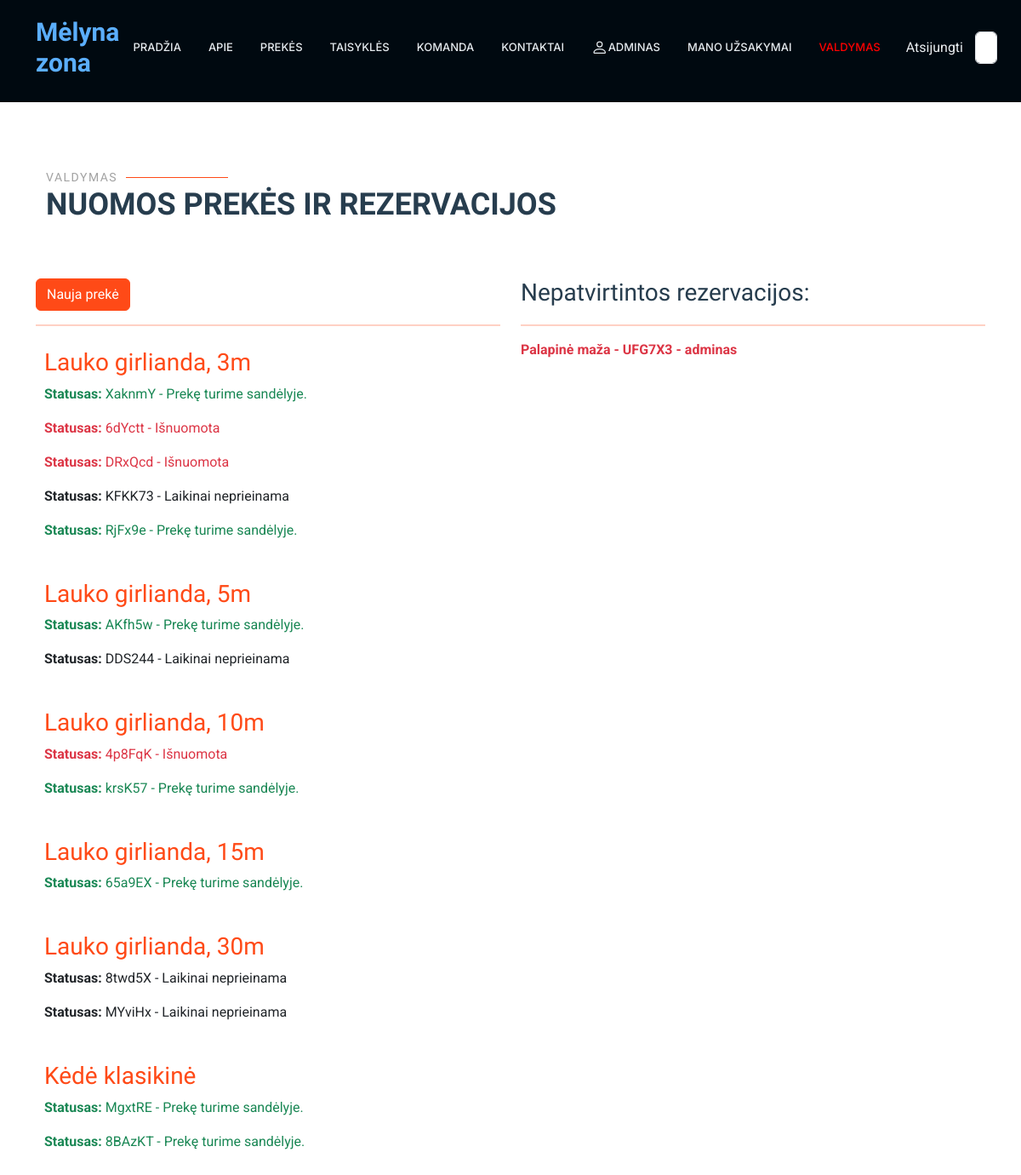
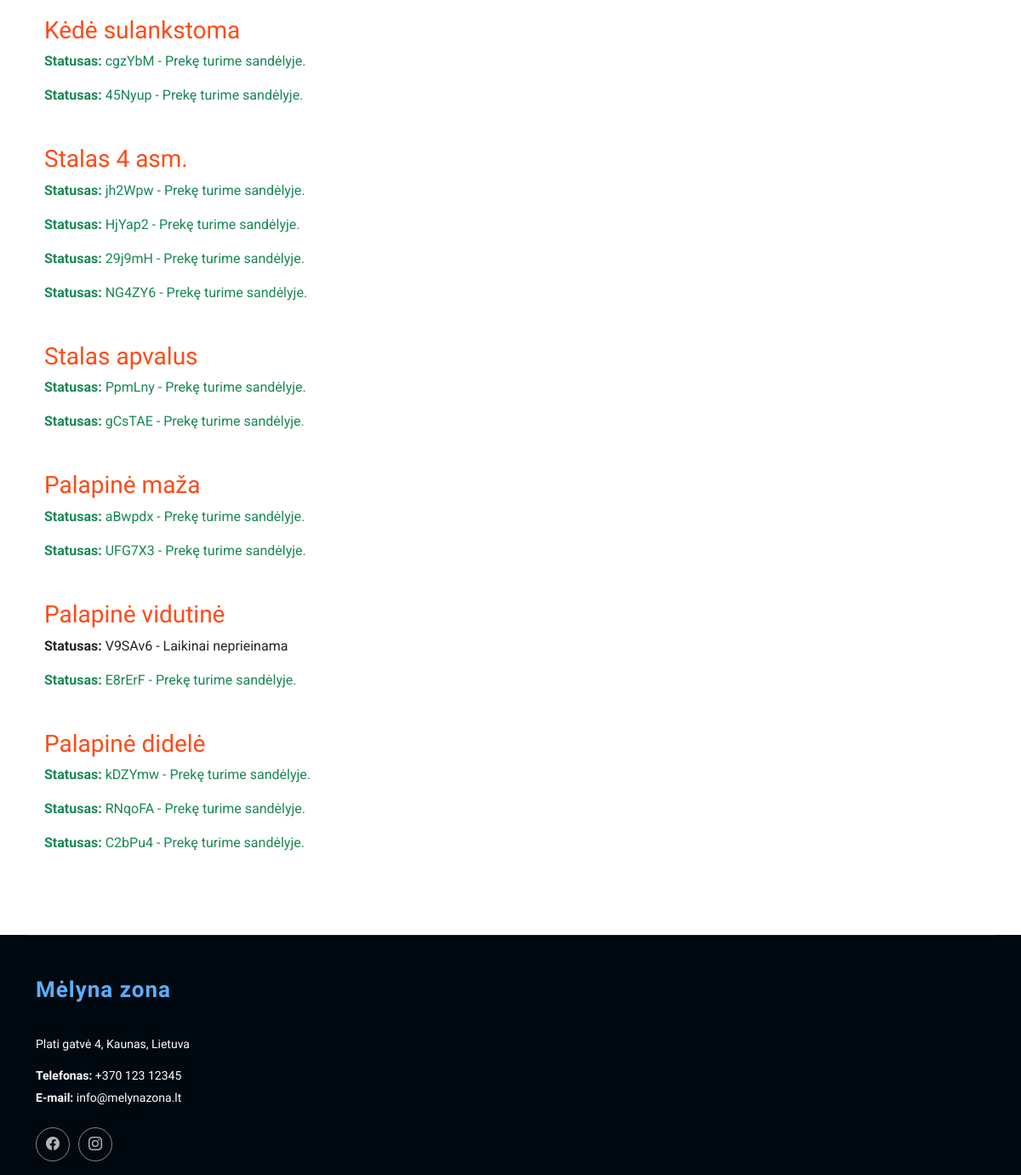
/rent/statuses/ (signed in), run on the app's committed database (2 pictures, top to bottom).
### rent/models.py (models this page shows, shortened)
class Product(models.Model):
    name = models.CharField(verbose_name="Pavadinimas", max_length=100)
    price = models.IntegerField(verbose_name="Kaina", null=True, blank=True, help_text="Paros nuomos kaina")
    description = HTMLField(verbose_name="Aprašymas", max_length=1000, help_text='Trumpas produkto aprašymas', null=True, blank=True, default="")
    inv_no = models.CharField(verbose_name="Invenorizacijos numeris", max_length=100, null=True, blank=True, unique=True,
                              help_text="Veskite invenorizacijos numerį")
    quantity = models.IntegerField(verbose_name="Kiekis", null=True, blank=True, help_text="Kiekis")
    group = models. ForeignKey(to="Group", on_delete=models.SET_NULL, null=True, blank=True, verbose_name="Produktų grupės", help_text="Parinkite kokia grupei priklauso produktas")
    cover = models.ImageField(verbose_name="Paveikslėlis", upload_to='covers', null=True, blank=True)
    class Meta:
        verbose_name = "Prouktas"
        verbose_name_plural = "Produktai"
        ordering = ['inv_no']

class Status(models.Model):
    uuid = ShortUUIDField(help_text='Unikalus ID vienodams produktams')
    product = models.ForeignKey(to="Product", null=True, blank=True, on_delete=models.CASCADE, verbose_name="Produktas", related_name="product_status")
    customer = models.ForeignKey(to=User, null=True, blank=True, on_delete=models.SET_NULL, verbose_name="Klientas")
    reservations = models.ForeignKey(to="Reservation", on_delete=models.SET_NULL, null=True, blank=True, related_name="status_reservations")
    created_at = models.DateTimeField(auto_now_add=True, null=True, blank=True, verbose_name="Sukurta")
    LOAN_STATUS = (
        ('n', 'Laikinai neprieinama'),
        ('i', 'Išnuomota'),
        ('g', 'Prekę turime sandėlyje.'),
        ('r', 'Rezervuota'),
    )
    condition = models.CharField(max_length=1, choices=LOAN_STATUS, blank=True, default="a", verbose_name="Būsena")
    class Meta:
        ordering = ['due_date']
        verbose_name = "Produkto būsena"
        verbose_name_plural = "Produktų būsenos"
        ordering = ['-pk']
    def __str__(self):
        return f"{str(self.uuid)[:6]} - {self.get_condition_display()}"

class Reservation(models.Model):
    status = models.ForeignKey(Status, on_delete=models.CASCADE, related_name='reservations_status',null=True, blank=True)
    start_date = models.DateField(verbose_name="Nuomos pradžios data", null=True, blank=True)
    end_date = models.DateField(verbose_name="Nuomos pabaigos datas", null=True, blank=True)
    customer = models.ForeignKey(User, on_delete=models.SET_NULL, null=True, blank=True, verbose_name="Klientas")
    is_approved = models.BooleanField(default=False, verbose_name="Ar patvirtinta", null=True, blank=True)
    approval_date = models.DateTimeField(verbose_name="Patvirtinimo data", null=True, blank=True)
    class Meta:
        verbose_name = "Rezervacija"
        verbose_name_plural = "Rezervacijos"
        ordering = ['start_date']

### rent/views.py (the view)
# urls.py: path('statuses/', views.StatusListView.as_view(), name='statuses'),
class StatusListView(LoginRequiredMixin, UserPassesTestMixin, generic.ListView):
    model = Status
    template_name = "statuses.html"
    context_object_name = "statuses"
    ordering = ["product", "-created_at"]
    statuses = Status.objects.all().order_by('product__name')  # Rikiuojama pagal 'product.name'
    def test_func(self):
        return self.request.user.profile.is_employee

### rent/templates/statuses.html (shortened to what this page needs)
{% extends "base2.html" %}
{% load i18n %}
{% load static %}
{% block "content" %}
<section id="my_products" class="services section">
    <div class="container" data-aos="fade-up" data-aos-delay="100">
        <div class="container section-title" data-aos="fade-up">
            <h2>Valdymas</h2>
            <p>Nuomos prekės ir rezervacijos <br></p>
        </div>
        <div class="row">
            <div class="col-md-6">
                <a class="btn btn-primary register-button" style="background-color: #ff4a17; border-color: #ff4a17;" href="{% url 'status_new' %}">Nauja prekė</a>
                <hr style="border: none; height: 2px; background-color: #ff4a17;"/>
                {% regroup statuses by product.name as grouped_statuses %}
                {% for group in grouped_statuses %}
                <div style="margin: 10px 0; padding: 10px;">
                    <h3 style="color: #ff4a17;"><a href="{% url 'reservations_per_status' product_id=group.list.0.product.id %}">
                        {{ group.grouper }}
                    </a>
                    </h3>
                    {% for status in group.list %}
                    <a href="{% url 'single_status' status.pk %}">
                        <p class="{% if status.condition == 'i' %}text-danger{% elif status.condition == 'g' %}text-success
                {% elif status.condition == 'n' %}text-dark{% endif %}">
                            <strong>Statusas:</strong> {{ status }}</p>
                    </a>
                    {% endfor %}
                </div>
                {% endfor %}
            </div>
            <div class="col-md-6">
                <h3 style="margin-bottom: 20px;">Nepatvirtintos rezervacijos:</h3>
                <hr style="border: none; height: 2px; background-color: #ff4a17;"/>
                {% for status in statuses %}
                {% for reservation in status.reservations_status.all %}
                {% if not reservation.is_approved %}
                <a href="{% url 'single_status' status.pk %}">
                    <p class="text-danger"><strong>{{ status.product.name }} - {{ status.uuid|slice:":6" }} - {{ reservation.customer }}</strong></p>
                </a>
                {% endif %}
                {% endfor %}
                {% endfor %}
            </div>
        </div>
    </div>
</section>
{% endblock %}

### rent/templates/base2.html (shortened to what this page needs)
<!DOCTYPE html>
<html lang="en">
<head>
    {% load static %}
    <link href="{% static 'vendor/bootstrap/css/bootstrap.min.css' %}" rel="stylesheet">
    <link href="{% static 'vendor/bootstrap-icons/bootstrap-icons.css' %}" rel="stylesheet">
    <link href="{% static 'vendor/aos/aos.css' %}" rel="stylesheet">
    <link href="{% static 'vendor/glightbox/css/glightbox.min.css' %}" rel="stylesheet">
    <link href="{% static 'vendor/swiper/swiper-bundle.min.css' %}" rel="stylesheet">
    <link href="{% static 'css/main.css' %}" rel="stylesheet">
</head>
<body class="index-page">
<header id="header" class="header d-flex align-items-center fixed-top">
    <div class="container-fluid container-xl position-relative d-flex align-items-center">
        <a href="{% url 'index' %}#hero" class="logo d-flex align-items-center me-auto">
            <h1 class="sitename" style="color: #5baefc">Mėlyna zona</h1>
        </a>
        <nav id="navmenu" class="navmenu">
            <ul>
                <li><a href="{% url 'index' %}#hero">Pradžia</a></li>
                <li><a href="{% url 'index' %}#about">Apie</a></li>
                <li><a href="{% url 'products'%}">Prekės</a></li>
                <li><a href="{% url 'index' %}#features">Taisyklės</a></li>
                <li><a href="{% url 'index' %}#team">Komanda</a></li>
                <li><a href="{% url 'index' %}#contact">Kontaktai</a></li>
                {% if user.is_authenticated %}
                <li class="nav-item"><a class="nav-link" href="{% url 'profile' %}">
                    {{ user.get_username }}</a></li>
                <li><a href="{% url 'my_reservations' %}">Mano užsakymai</a></li>
                {% if user.profile.is_employee %}
                <li>
                    <a href="{% url 'statuses' %}"
                       style="{% for status in statuses %}{% for reservation in status.reservations_status.all %}{% if not reservation.is_approved %}color: red;{% endif %}{% endfor %}{% endfor %}">
                        Valdymas
                    </a>
                </li>
                {% endif %}
                <li class="nav-link">
                    <form method="post" action="{% url 'logout' %}">
                        <button class="nav-link active" type="submit">Atsijungti</button>
                    </form>
                </li>
                {% else %}
                <li class="nav-item"><a class="nav-link" href="{% url 'register'%}">Registruotis</a></li>
                <li class="nav-item"><a class="nav-link" href="{% url 'login'%}">Prisijungti</a></li>
                {% endif %}
                <form class="d-flex" action="{% url 'search' %}" method="get">
                    <input class="form-control me-2" type="text" name="query" placeholder="Paieška">
                </form>
            </ul>
        </nav>
    </div>
</header>
<main class="main">
    <section id="hero2" class="hero2 section dark-background">
    </section>
        {% block "content" %}{% endblock %}
    </main>
    <footer id="footer" class="footer dark-background">
        <div class="container footer-top">
            <div class="row gy-4">
                <div class="col-lg-4 col-md-6 footer-about">
                    <a href="{% url 'index' %}#hero" class="logo d-flex align-items-center">
                        <span class="sitename" style="color: #5baefc">Mėlyna zona</span>
                    </a>
                    <div class="footer-contact pt-3">
                        <p>Plati gatvė 4, Kaunas, Lietuva</p>
                        <p class="mt-3"><strong>Telefonas:</strong> <span>+370 123 12345</span></p>
                        <p><strong>E-mail:</strong> <span>info@melynazona.lt</span></p>
                    </div>
                    <div class="social-links d-flex mt-4">
                        <a href=""><i class="bi bi-facebook"></i></a>
                        <a href=""><i class="bi bi-instagram"></i></a>
                    </div>
                </div>
            </div>
        </div>
    </footer>
</body>
</html>

### data on the page
Product: grouper "Lauko girlianda, 3m"
Status: uuid+condition "XaknmY - Prekę turime sandėlyje."
Status: uuid+condition "6dYctt - Išnuomota"
Status: uuid+condition "DRxQcd - Išnuomota"
Status: uuid+condition "KFKK73 - Laikinai neprieinama"
Status: uuid+condition "RjFx9e - Prekę turime sandėlyje."
Product: grouper "Lauko girlianda, 5m"
Status: uuid+condition "AKfh5w - Prekę turime sandėlyje."
Status: uuid+condition "DDS244 - Laikinai neprieinama"
Product: grouper "Lauko girlianda, 10m"
Status: uuid+condition "4p8FqK - Išnuomota"
Status: uuid+condition "krsK57 - Prekę turime sandėlyje."
Product: grouper "Lauko girlianda, 15m"
Status: uuid+condition "65a9EX - Prekę turime sandėlyje."
Product: grouper "Lauko girlianda, 30m"
Status: uuid+condition "8twd5X - Laikinai neprieinama"
Status: uuid+condition "MYviHx - Laikinai neprieinama"
Product: grouper "Kėdė klasikinė"
Status: uuid+condition "MgxtRE - Prekę turime sandėlyje."
Status: uuid+condition "8BAzKT - Prekę turime sandėlyje."
Product: grouper "Kėdė sulankstoma"
Status: uuid+condition "cgzYbM - Prekę turime sandėlyje."
Status: uuid+condition "45Nyup - Prekę turime sandėlyje."
Product: grouper "Stalas 4 asm."
Status: uuid+condition "jh2Wpw - Prekę turime sandėlyje."
Status: uuid+condition "HjYap2 - Prekę turime sandėlyje."
Status: uuid+condition "29j9mH - Prekę turime sandėlyje."
Status: uuid+condition "NG4ZY6 - Prekę turime sandėlyje."
Product: grouper "Stalas apvalus"
Status: uuid+condition "PpmLny - Prekę turime sandėlyje."
Status: uuid+condition "gCsTAE - Prekę turime sandėlyje."
Product: grouper "Palapinė maža"
Status: uuid+condition "aBwpdx - Prekę turime sandėlyje."
Status: uuid+condition "UFG7X3 - Prekę turime sandėlyje.", product.name "Palapinė maža", uuid "UFG7X3"
Product: grouper "Palapinė vidutinė"
Status: uuid+condition "V9SAv6 - Laikinai neprieinama"
Status: uuid+condition "E8rErF - Prekę turime sandėlyje."
Product: grouper "Palapinė didelė"
Status: uuid+condition "kDZYmw - Prekę turime sandėlyje."
Status: uuid+condition "RNqoFA - Prekę turime sandėlyje."
Status: uuid+condition "C2bPu4 - Prekę turime sandėlyje."
Reservation: customer "adminas"

### other printed values
{{ user.get_username }} "ADMINAS"
